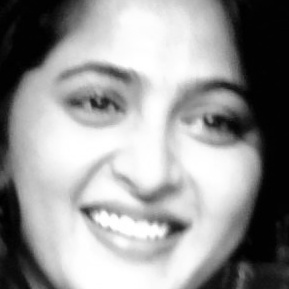
#> input picture TrainingImage/ anushka.4.2.1.jpg, 289 x 289 px; its folder holds only this picture in this run
$ python trainmodel.py
#> lines starting #> are read from the running program, lines starting #| are printed output that depends on the picture
import cv2
import os
import numpy as np

def train_model():
    # Initialize LBPH Face Recognizer
    recognizer = cv2.face.LBPHFaceRecognizer_create()

    # Path to the folder containing images for training
    image_folder = 'TrainingImage/'

    # Initialize arrays to hold image data (faces) and labels (student IDs)
    faces = []
    labels = []

    # Load the Haar Cascade for face detection
    face_cascade = cv2.CascadeClassifier(cv2.data.haarcascades + 'haarcascade_frontalface_default.xml')

    # Loop through each image file in the folder
    for image_name in os.listdir(image_folder):
        image_path = os.path.join(image_folder, image_name)

        # Only process image files (e.g., .jpg, .png)
        if image_path.endswith(".jpg") or image_path.endswith(".png"):
            print(f"Processing image: {image_name}")
            img = cv2.imread(image_path)
#> img is the input picture: shape (289, 289, 3); min 0, max 255, mean 150.7
            gray = cv2.cvtColor(img, cv2.COLOR_BGR2GRAY)

            # Detect faces in the image
            faces_detected = face_cascade.detectMultiScale(gray, 1.3, 5)
#> faces_detected = [[16, 14, 255, 255]]

            # If no faces are detected, skip this image
            if len(faces_detected) == 0:
                print(f"No faces detected in image: {image_name}")
                continue

            # Loop through each detected face
            for (x, y, w, h) in faces_detected:
                face = gray[y:y + h, x:x + w]
                faces.append(face)

                # Extract student ID from the filename (e.g., 'studentname.serialno.id.jpg')
                # Example: 'JohnDoe.123.456.jpg' => serialno = 123
                filename_parts = image_name.split('.')
                if len(filename_parts) < 3:  # Ensure there are at least 3 parts (name.serialno.id)
                    print(f"Skipping invalid filename: {image_name}")
                    continue  # Skip invalid filenames

                try:
                    # The serialno should be in the second part of the filename
                    label = int(filename_parts[1])  # Extracting serialno from the filename
                except ValueError:
                    print(f"Invalid serialno in filename: {image_name}")
                    continue  # Skip invalid files where serialno can't be converted to int

                labels.append(label)
#> this loop made 1 pass
#> (x, y, w, h, filename_parts, label) on pass 1: (16, 14, 255, 255, [' anushka', '4', '2', '1', 'jpg'], 4)
#> pass 1, in train_model, `face = gray[y:y + h, x:x + w]`:
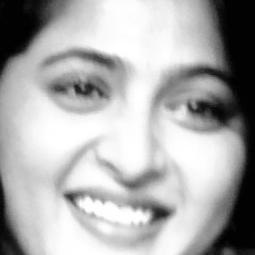
#> face: shape (255, 255); min 0, max 255, mean 172.3
#> after the loop, faces = 1 item; labels = [4]

    # Check if enough faces were collected for training
    if len(faces) == 0:
        print("No faces found for training. Ensure you have images with faces.")
        return

    # Train the LBPH recognizer with the faces and labels
    recognizer.train(faces, np.array(labels))

    # Save the trained model to a file
    recognizer.save('TrainingImageLabel/Trainner.yml')

    print("Model trained and saved successfully!")

# Call the function to start training the model
train_model()

$ run again, on TrainingImage/ anushka.4.2.101.jpg
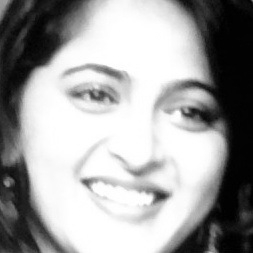
#> input picture TrainingImage/ anushka.4.2.101.jpg, 253 x 253 px
#> in train_model, img is the input picture: shape (253, 253, 3); min 0, max 255, mean 159.7
#> faces_detected = [[35, 26, 196, 196]]
#> the loop in train_model, `for (x, y, w, h) in faces_detected:` made 1 pass
#> (x, y, w, h, filename_parts, label) on pass 1: (35, 26, 196, 196, [' anushka', '4', '2', '101', 'jpg'], 4)
#> pass 1, in train_model, `face = gray[y:y + h, x:x + w]`:
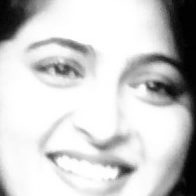
#> face: shape (196, 196); min 0, max 255, mean 203.1
#> after the loop in train_model, `for (x, y, w, h) in faces_detected:`: faces = 1 item; labels = [4]
